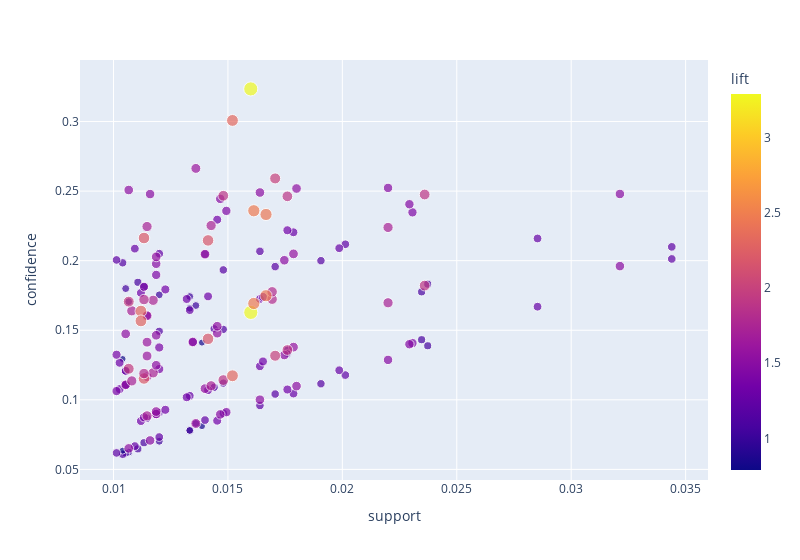

Source (notebook cell):
### Code cell
import plotly.express as px
fig = px.scatter(rules, x="support", y="confidence",size='lift',size_max=10,hover_data=['antecedent','consequent'],width=800, color='lift')
fig.show()

### Figure 1 — Plotly figure (JSON) as saved in the notebook; plotly's stock layout.template omitted (floating-point values rounded to 4 significant figures; data arrays with more than 128 entries replaced by an {"elided": "..."} marker saying what was removed)
{"data": [{"customdata": {"elided": "176x2 str values"}, "hovertemplate": "support=%{x}<br>confidence=%{y}<br>lift=%{marker.color}<br>antecedent=%{customdata[0]}<br>consequent=%{customdata[1]}<extra></extra>", "legendgroup": "", "marker": {"color": {"elided": "176 float values"}, "coloraxis": "coloraxis", "size": {"elided": "176 float values"}, "sizemode": "area", "sizeref": 0.03292, "symbol": "circle"}, "mode": "markers", "name": "", "orientation": "v", "showlegend": false, "type": "scatter", "x": {"elided": "176 float values"}, "xaxis": "x", "y": {"elided": "176 float values"}, "yaxis": "y"}], "layout": {"coloraxis": {"colorbar": {"title": {"text": "lift"}}, "colorscale": [[0, "#0d0887"], [0.1111, "#46039f"], [0.2222, "#7201a8"], [0.3333, "#9c179e"], [0.4444, "#bd3786"], [0.5556, "#d8576b"], [0.6667, "#ed7953"], [0.7778, "#fb9f3a"], [0.8889, "#fdca26"], [1, "#f0f921"]]}, "legend": {"itemsizing": "constant", "tracegroupgap": 0}, "margin": {"t": 60}, "width": 800, "xaxis": {"anchor": "y", "domain": [0, 1], "title": {"text": "support"}}, "yaxis": {"anchor": "x", "domain": [0, 1], "title": {"text": "confidence"}}}}
